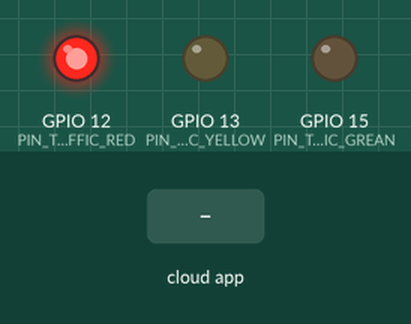
Simulated run of this sketch. Board: ESP8266 (NodeMCU). On the bench: output pins drawn as LEDs (lit = HIGH). Inputs (shaded band) come from the test bench. WiFi joins after 1.5 s; servers stay silent unless stated; the Firebase database answers and starts empty; what the sketch prints to the serial monitor is not drawn.

Above: at 2.7 s.
2.8 s: the phone or cloud app sets specialVehicle to 1
At 3.7 s:
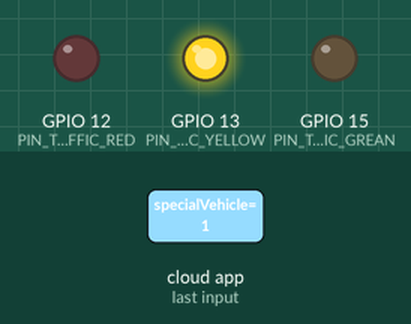
At 6.7 s:
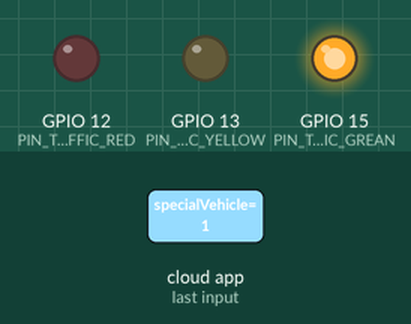
7.7 s: the phone or cloud app sets DetectAccident to 1
At 9.5 s:
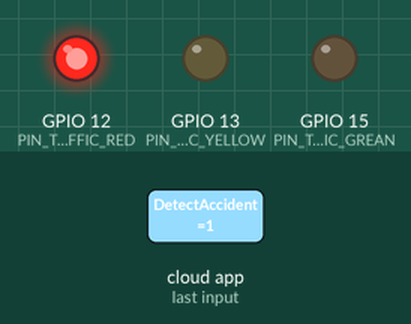
Timing chart, 0 to 11.0 s (numbered marks = the images above; inputs shaded):
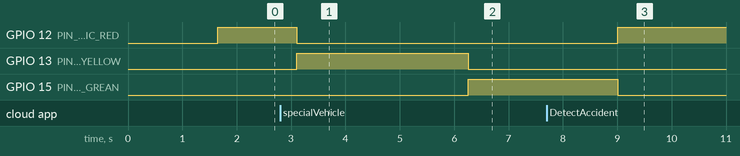

Measured:
- after the input at 2.8 s, GPIO 12 (PIN_TRAFFIC_RED): HIGH → LOW after 0.30 s; GPIO 13 (PIN_TRAFFIC_YELLOW): LOW → HIGH after 0.30 s, → LOW 3.2 s later; GPIO 15 (PIN_TRAFFIC_GREAN): LOW → HIGH after 3.5 s
- after the input at 7.7 s, GPIO 12 (PIN_TRAFFIC_RED): LOW → HIGH after 1.3 s; GPIO 15 (PIN_TRAFFIC_GREAN): HIGH → LOW after 1.3 s

The sketch:

Traffic_Sign.ino
```cpp
#include <ESP8266WiFi.h>
#include <Firebase_ESP_Client.h>
#include "addons/TokenHelper.h"
#include "addons/RTDBHelper.h"
#include "stdlib.h"
/************************************************************************************/
#define WIFI_SSID     "WE_G"
#define WIFI_PASSWORD "Diea@Abdeltwab_G"
#define API_KEY       "AIzaSyD2PnFZ3kYQGHKO49Bzmjy6r-KQXioaYZY"
#define DATABASE_URL  "https://gp-1-a8657-default-rtdb.firebaseio.com/"
FirebaseData  fbdo;
FirebaseAuth  auth;
FirebaseConfig config;
bool signupOK= false ;
unsigned long sendDataPrevMillis = 0 ;
/************************************************************************************/
String StringMyID = "W3-3-001";
/*------------------------------------------------*/
/*------------------------------------------------*/
/*------------------------------------------------*/
#define V2I_ID_TRAFFIC_RED                  0xB4
#define V2I_ID_TRAFFIC_YELLOW               0xB5
#define V2I_ID_TRAFFIC_GREAN                0xB6
/*------------------------------------------------*/
#define V2I_ID_SPECIAL_VEHICLE_WARNING      0xC4
/*------------------------------------------------*/
#define PIN_TRAFFIC_RED                     12
#define PIN_TRAFFIC_YELLOW                  13
#define PIN_TRAFFIC_GREAN                   15
/**************************************************************************************************************************/
/************************************************** Firebase Help Functions ***********************************************/
/**************************************************************************************************************************/
void voidFirebaseSetString ( String Copy_StringFirebasePass , String Copy_StringData)
{
  Serial.print(Copy_StringFirebasePass);
  Serial.print("--->> ");
  if (Firebase.RTDB.setString(&fbdo, Copy_StringFirebasePass , Copy_StringData ))
  {
    Serial.println((String)Copy_StringData);
  }
  else
  {
    Serial.println("ERROR!");
  }
}
String stringFirebaseGetstring ( String Copy_StringFirebasePass )
{
  String stringReadValue = "ERROR!" ;
  Serial.print(Copy_StringFirebasePass);
  Serial.print(" <<---");
  if (Firebase.RTDB.getString(&fbdo,Copy_StringFirebasePass))
  {
    stringReadValue = fbdo.stringData();
    Serial.println((String)stringReadValue);
  }
  else
  {
    Serial.println("ERROR!");
  }
  return stringReadValue ;
}
void voidFirebaseSetInt ( String Copy_StringFirebasePass , int Copy_intData)
{
  Serial.print(Copy_StringFirebasePass);
  Serial.print("--->> ");
  if (Firebase.RTDB.setInt(&fbdo, Copy_StringFirebasePass , Copy_intData ))
  {
    Serial.println((int)Copy_intData);
  }
  else
  {
    Serial.println("ERROR!");
  }
}
int intFirebaseGetInt ( String Copy_StringFirebasePass )
{
  int intReadValue = 0 ;
  Serial.print(Copy_StringFirebasePass);
  Serial.print(" <<---");
  if (Firebase.RTDB.getInt(&fbdo,Copy_StringFirebasePass))
  {
    intReadValue = fbdo.intData();
    Serial.println((int)intReadValue);
  }
  else
  {
    Serial.println("ERROR!");
  }
  return intReadValue ;
}
void voidFirebaseSetDouble ( String Copy_StringFirebasePass , double Copy_doubleData)
{
  Serial.print(Copy_StringFirebasePass);
  Serial.print("--->> ");
  if (Firebase.RTDB.setDouble(&fbdo, Copy_StringFirebasePass , Copy_doubleData ))
  {
    Serial.println((double)Copy_doubleData,6);
  }
  else
  {
    Serial.println("ERROR!");
  }
}
double doubleFirebaseGetDouble ( String Copy_StringFirebasePass )
{
  double doubleReadValue = 0 ;
  Serial.print(Copy_StringFirebasePass);
  Serial.print(" <<---");
  if (Firebase.RTDB.getDouble(&fbdo,Copy_StringFirebasePass))
  {
    doubleReadValue = fbdo.doubleData();
    Serial.println((double)doubleReadValue,6);
  }
  else
  {
    Serial.println("ERROR!");
  }
  return doubleReadValue ;
}
void voidFirebaseSetBool ( String Copy_StringFirebasePass , bool Copy_BoolData)
{
  Serial.print(Copy_StringFirebasePass);
  Serial.print("--->> ");
  if (Firebase.RTDB.setBool(&fbdo, Copy_StringFirebasePass , Copy_BoolData ))
  {
    Serial.println((bool)Copy_BoolData);
  }
  else
  {
    Serial.println("ERROR!");
  }
}
bool boolFirebaseGetBool ( String Copy_StringFirebasePass )
{
  bool boolReadValue = false  ;
  Serial.print(Copy_StringFirebasePass);
  Serial.print(" <<---");
  if (Firebase.RTDB.getBool(&fbdo,Copy_StringFirebasePass))
  {
    boolReadValue = fbdo.boolData();
    Serial.println((bool)boolReadValue);
  }
  else
  {
    Serial.println("ERROR!");
  }
  return boolReadValue ;
}
/**************************************************************************************************************************/
/**************************************************************************************************************************/
/**************************************************************************************************************************/

void setup() {

  pinMode(PIN_TRAFFIC_RED    , OUTPUT );
  pinMode(PIN_TRAFFIC_YELLOW , OUTPUT );
  pinMode(PIN_TRAFFIC_GREAN  , OUTPUT );

    // initialize digital pin LED_BUILTIN as an output.
  Serial.begin(9600);
  WiFi.begin(WIFI_SSID, WIFI_PASSWORD);
  Serial.print("Connecting to Wi-Fi");
  while (WiFi.status() != WL_CONNECTED){
    Serial.print(".");
    delay(300);
  }
  Serial.println();
  Serial.print("Connected with IP: ");
  Serial.println(WiFi.localIP());
  Serial.println();
  /* Assign the api key (required) */
  config.api_key = API_KEY;
  /* Assign the RTDB URL (required) */
  config.database_url = DATABASE_URL;
  /* Sign up */
  if (Firebase.signUp(&config, &auth, "", "")){
    Serial.println("ok");
    signupOK = true;
  }
  else{
    Serial.printf("%s\n", config.signer.signupError.message.c_str());
  }
  /* Assign the callback function for the long running token generation task */
  config.token_status_callback = tokenStatusCallback; //see addons/TokenHelper.h
  Firebase.begin(&config, &auth);
  Firebase.reconnectWiFi(true);
}

void loop()
{
  for ( int intCounter = 0 ; intCounter<= 10 ; intCounter++ )
  {
    voidFirebaseSetInt( StringMyID + "/Status" , V2I_ID_TRAFFIC_RED );
    digitalWrite(PIN_TRAFFIC_RED    , HIGH );
    digitalWrite(PIN_TRAFFIC_YELLOW , LOW  );
    digitalWrite(PIN_TRAFFIC_GREAN  , LOW  );
    delay(1000);
    bool boolSpecialVehicle = boolFirebaseGetBool ( StringMyID + "/specialVehicle" );
    if ( boolSpecialVehicle ==  true )
    {
      voidFirebaseSetBool( StringMyID + "/specialVehicle" , false );
      break;
    }
  }
  voidFirebaseSetInt( StringMyID + "/Status" , V2I_ID_TRAFFIC_YELLOW );
  digitalWrite(PIN_TRAFFIC_RED    , LOW  );
  digitalWrite(PIN_TRAFFIC_YELLOW , HIGH );
  digitalWrite(PIN_TRAFFIC_GREAN  , LOW  );
  delay(3000);
  for ( int intCounter = 0 ; intCounter<= 10 ; intCounter++ )
  {
    voidFirebaseSetInt( StringMyID + "/Status" , V2I_ID_TRAFFIC_GREAN );
    digitalWrite(PIN_TRAFFIC_RED    , LOW  );
    digitalWrite(PIN_TRAFFIC_YELLOW , LOW  );
    digitalWrite(PIN_TRAFFIC_GREAN  , HIGH );
    delay(1000);
    bool boolDetectAccident = boolFirebaseGetBool ( StringMyID + "/DetectAccident" );
    if ( boolDetectAccident ==  true )
    {
      voidFirebaseSetBool ( StringMyID + "/DetectAccident" , false );
      break;
    }
  }


}
```
